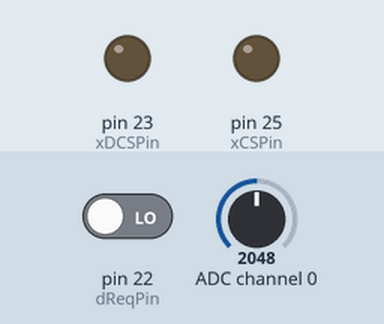
Bench run of a program on a simulated MicroPython board. Shown: output pins drawn as LEDs (lit = HIGH). The inputs (shaded band) are chosen by the test bench; at power-on: pin 22 (dReqPin) LOW, ADC channel 0 = 2048 (analog values on the 0–4095 scale). WiFi joins after 1.5 s; values from a settings file that is not in the repository are placeholders; pins used as bus, display or sensor lines are not drawn; what the program prints to the serial console is not drawn.

Above: at 1.2 s.
1.3 s: pin 22 (dReqPin) driven HIGH
Timing chart, 0 to 4.3 s (numbered marks = the images above; inputs shaded):
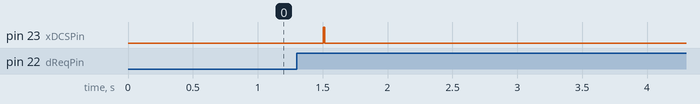

Measured:
- after the input at 1.3 s, pin 25 (xCSPin): stays LOW (without the input it goes to HIGH after 0.21 s)

The program:

main.py
```python
from time import sleep_ms
import vs10xx
from machine import SPI

vs10xx_MIDI_Plugin = [0x0007, 0x0001, 0x8050, 0x0006, 0x0014, 0x0030, 0x0715, 0xb080,
                    0x3400, 0x0007, 0x9255, 0x3d00, 0x0024, 0x0030, 0x0295, 0x6890,
                    0x3400, 0x0030, 0x0495, 0x3d00, 0x0024, 0x2908, 0x4d40, 0x0030,
                    0x0200, 0x000a, 0x0001, 0x0050]

class VS10XXMidi(vs10xx.Player):
    def __init__(self, spi, xResetPin, dReqPin, xDCSPin, xCSPin, CSPin = None):
        super().__init__(spi, xResetPin, dReqPin, xDCSPin, xCSPin, CSPin)
        self.__setupMIDI__()
        print("Set Basic Instruments")
        self.talkMIDI(0xB0, 0, 0x00) # Set Default bank GM1


    def __setupMIDI__(self): # das Muster aus Writes mit Adresse und Wert scheint zu stimmen (siehe http://www.vlsi.fi/fileadmin/software/VS10XX/vs1053b-rtmidistart.zip)
        i = 0
        while i < len(vs10xx_MIDI_Plugin):
            addr = vs10xx_MIDI_Plugin[i]
            n = vs10xx_MIDI_Plugin[i+1]
            i+=2
            while n>0:
                val = vs10xx_MIDI_Plugin[i]
                super().writeRegister(addr, val)
                print("Writing {0:02x} to the address {1:02x}".format(val, addr))
                i+=1
                n-=1
                # print("n =" + str(n))

    def sendMIDI(self, data):
        self.spi.write(bytes(0))
        self.spi.write(bytes(data))


    def talkMIDI(self, cmd, data1, data2):
        self.waitForDREQ()
        self.xDCS.value(0)
        self.sendMIDI(cmd)
        if (cmd & 0xF0) <= 0xB0 or (cmd & 0xF0) >= 0xE0:
            self.sendMIDI(data1)
            self.sendMIDI(data2)
        else:
            self.sendMIDI(data1)
        self.xDCS.value(1)

    def noteOn(self, channel, note, attack_velocity):
        self.talkMIDI(0x90 | channel, note, attack_velocity)
        #self.talkMIDI(bytes(0x90 | channel), bytes(note), bytes(attack_velocity))

    def noteOff(self, channel, note, attack_velocity):
        self.talkMIDI(0x80 | channel, note, attack_velocity)
        #self.talkMIDI(bytes(0x80 | channel), bytes(note), bytes(attack_velocity))

spi = SPI(1, baudrate=vs10xx.SPI_BAUDRATE, firstbit=SPI.MSB) # SPI bus id=1 pinout: SCK = 14, MOSI = 13, MISO = 12
midiplayer = VS10XXMidi(spi, xResetPin = 21, dReqPin = 22, xDCSPin = 23, xCSPin = 25, CSPin = None)

print("VS10xx Player set up.")
# player.setVolume(0.8) # the range is 0 to 1.0
#print("Volume set")

midiplayer.talkMIDI(0xB0, 0x07, 120) # 0xB0 is channel message, set channel volume to near max (127)
midiplayer.talkMIDI(0xB0, 0, 0x00) # Default bank GM1

for instrument in range(0, 127):
    midiplayer.talkMIDI(0xC0, instrument, 0x00)
    print("Playing instrument: {0}".format(instrument))
    for note in range(30, 40):
        print("Playing note: {0}".format(note))
        midiplayer.noteOn(0, note, 127)
        print("sent noteOn")
        sleep_ms(200)

        midiplayer.noteOff(0, note, 127)
        print("sent noteOff")
        sleep_ms(50)
    sleep_ms(100)
```

vs10xx.py
```python
# (licence header left out)
import time
from machine import Pin

SPI_BAUDRATE = 2000000

VS_WRITE_COMMAND = 0x02
VS_READ_COMMAND = 0x03

SPI_MODE    = 0x0
SPI_STATUS  = 0x1
SPI_BASS    = 0x2
SPI_CLOCKF  = 0x3
SPI_DECODE_TIME  = 0x4
SPI_AUDATA  = 0x5
SPI_WRAM    = 0x6
SPI_WRAMADDR= 0x7
SPI_HDAT0   = 0x8
SPI_HDAT1   = 0x9
SPI_AIADDR  = 0xa
SPI_VOL     = 0xb
SPI_AICTRL0 = 0xc
SPI_AICTRL1 = 0xd
SPI_AICTRL2 = 0xe
SPI_AICTRL3 = 0xf

SM_DIFF     = 0x01
SM_JUMP     = 0x02
SM_RESET    = 0x04
SM_OUTOFWAV = 0x08
SM_PDOWN    = 0x10
SM_TESTS    = 0x20
SM_STREAM   = 0x40
SM_PLUSV    = 0x80
SM_DACT     = 0x100
SM_SDIORD   = 0x200
SM_SDISHARE = 0x400
SM_SDINEW   = 0x800
SM_ADPCM    = 0x1000
SM_ADPCM_HP = 0x2000

class Player:
    def __init__(self, spi, xResetPin, dReqPin, xDCSPin, xCSPin, CSPin = None):
        self.xReset = Pin(xResetPin, Pin.OUT)
        self.dReq = Pin(dReqPin, Pin.IN)
        self.xDCS = Pin(xDCSPin, Pin.OUT)
        self.xCS = Pin(xCSPin, Pin.OUT)

        if CSPin:
            self.CS = Pin(CSPin, Pin.OUT, value = 1)

        self.xDCS.value(1)
        self.xCS.value(1)
        self.spi = spi
        self.reset()

    def reset(self):
        self.xReset.value(0)
        time.sleep(0.002); # It is a must, 2ms
        self.xCS.value(1)
        self.xDCS.value(1)
        self.xReset.value(1)
        #self.softReset()

    def waitForDREQ(self):
        while not self.dReq.value():
            pass

    def writeRegister(self, addressByte, value):
        # while not self.spi.try_lock():
        #     pass
        try:
            self.xDCS.value(1)
            self.waitForDREQ()
            self.xCS.value(0)
            # self.spi.configure(baudrate=SPI_BAUDRATE)
            self.spi.write(bytes([VS_WRITE_COMMAND, addressByte, value >> 8, value & 0xFF]))
            self.xCS.value(1)
        finally:
            pass
            # self.spi.unlock()

    def readRegister(self, addressByte):
        # while not self.spi.try_lock():
        #     pass
        try:
            self.xDCS.value(1)
            self.waitForDREQ()
            self.xCS.value(0)
            # self.spi.configure(baudrate=SPI_BAUDRATE)
            result = bytearray(4)
            self.spi.write_readinto(bytes([VS_READ_COMMAND, addressByte, 0xff, 0xff]), result)
            self.xCS.value(1)
            return (result[2] << 8) | result[3]
        finally:
            pass
            # self.spi.unlock()

    def writeData(self, buf):
        self.waitForDREQ()
        self.xDCS.value(0)
        # while not self.spi.try_lock():
        #     pass
        try:
            self.spi.write(buf)
        finally:
            pass
            # self.spi.unlock()
        self.xDCS.value(1)

    def setVolume(self, volume):
        """ Sets the volume to the given value (the range is 0 to 1.0).
        Volume is not linear, so values below 0.75 are likely to be too quite to hear.

        Setting the volume to 0 will power down the analog part of the chip,
        thus saving power.
        """
        self.setChannelVolume(volume, volume)

    def setChannelVolume(self, left, right):
        """ Sets the volume for each of the channels (left, right). The range is 0 to 1.0 """
        left = max(min(1.0, left), 0)
        right = max(min(1.0, right), 0)
        leftVal = round((1 - left) * 255)
        rightVal = round((1 - right) * 255)
        self.writeRegister(SPI_VOL, leftVal << 8 | rightVal)

    def softReset(self):
        """ Soft Reset of VS10xx """
        self.writeRegister(SPI_MODE, 0x0804) # Newmode, Reset, No L1-2
        time.sleep(0.002)
        self.waitForDREQ()
        self.writeRegister(SPI_HDAT0, 0xABAD)
        self.writeRegister(SPI_HDAT1, 0x1DEA)
        time.sleep(0.1)
        # Sanity check
        if self.readRegister(SPI_HDAT0) != 0xABAD or self.readRegister(SPI_HDAT1) != 0x1DEA:
            raise RuntimeError("VS10xx Reset failed!")

        self.writeRegister(SPI_CLOCKF,0xC000)   # Set the clock
        self.writeRegister(SPI_AUDATA,0xBB81)   # Sample rate 48k, stereo
        self.writeRegister(SPI_BASS, 0x0055)    # Set accent
        self.setVolume(1)

        self.waitForDREQ()
```

boot.py
```python
# This file is executed on every boot (including wake-boot from deepsleep)
import gc
import webrepl
import config # SSID etc. importieren

def do_connect():
    import network
    sta_if = network.WLAN(network.STA_IF)
    if not sta_if.isconnected():
        print('connecting to network...')
        sta_if.active(True)
        sta_if.connect(config.WLANSSID, config.WLANPW)
        while not sta_if.isconnected():
            pass
    print('network config:', sta_if.ifconfig())

do_connect()
webrepl.start()
gc.collect()
```
